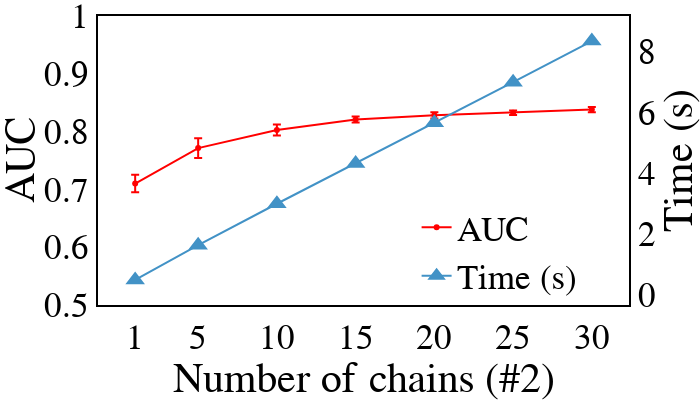

The notebook cell this image was saved under:
### Code cell
cfg.data.synthetic_ds = 2
cfg.experiments.chains.ds = 2

df = pd.read_csv(cfg.data.save_path)
res = ad2s_detect(df, chains_candidate = cfg.experiments.chains.candidate)
df = pd.DataFrame.from_dict(res,orient='index')
df['num'] = df.index
df.to_csv(cfg.experiments.chains.save_path)

df = pd.read_csv(cfg.experiments.chains.save_path)
fig = plot_res(df)
fig.write_image(cfg.experiments.chains.pdf_path)
fig

### Figure 1 — Plotly figure (JSON) as saved in the notebook; plotly's stock layout.template omitted (floating-point values rounded to 4 significant figures)
{"data": [{"error_y": {"array": [0.01518, 0.01698, 0.009426, 0.005202, 0.005242, 0.003898, 0.00445], "type": "data", "visible": true}, "marker": {"color": "red"}, "mode": "lines+markers", "name": "AUC", "type": "scatter", "x": [1, 5, 10, 15, 20, 25, 30], "y": [0.7101, 0.7714, 0.8029, 0.8208, 0.8281, 0.8326, 0.8381]}, {"marker": {"color": "#4292c6", "size": 17, "symbol": "triangle-up-dot"}, "mode": "lines+markers", "name": "Time (s)", "type": "scatter", "x": [1, 5, 10, 15, 20, 25, 30], "y": [0.4752, 1.624, 2.992, 4.321, 5.665, 7.007, 8.364], "yaxis": "y2"}], "layout": {"font": {"color": "black", "family": "Times New Roman", "size": 35}, "height": 400, "legend": {"bgcolor": "rgba(0,0,0,0)", "font": {"color": "black", "size": 35}, "x": 0.6, "y": 0}, "margin": {"b": 0, "l": 0, "r": 0, "t": 0}, "plot_bgcolor": "white", "width": 700, "xaxis": {"linecolor": "black", "linewidth": 2, "mirror": true, "showgrid": false, "showline": true, "tickvals": [1, 5, 10, 15, 20, 25, 30], "title": {"text": "Number of chains (#2)"}}, "yaxis": {"linecolor": "black", "linewidth": 2, "mirror": true, "range": [0.5, 1], "showgrid": false, "showline": true, "tickmode": "auto", "title": {"text": "AUC"}}, "yaxis2": {"linecolor": "black", "linewidth": 2, "mirror": true, "overlaying": "y", "showgrid": false, "showline": true, "side": "right", "title": {"text": "Time (s)"}}}}
